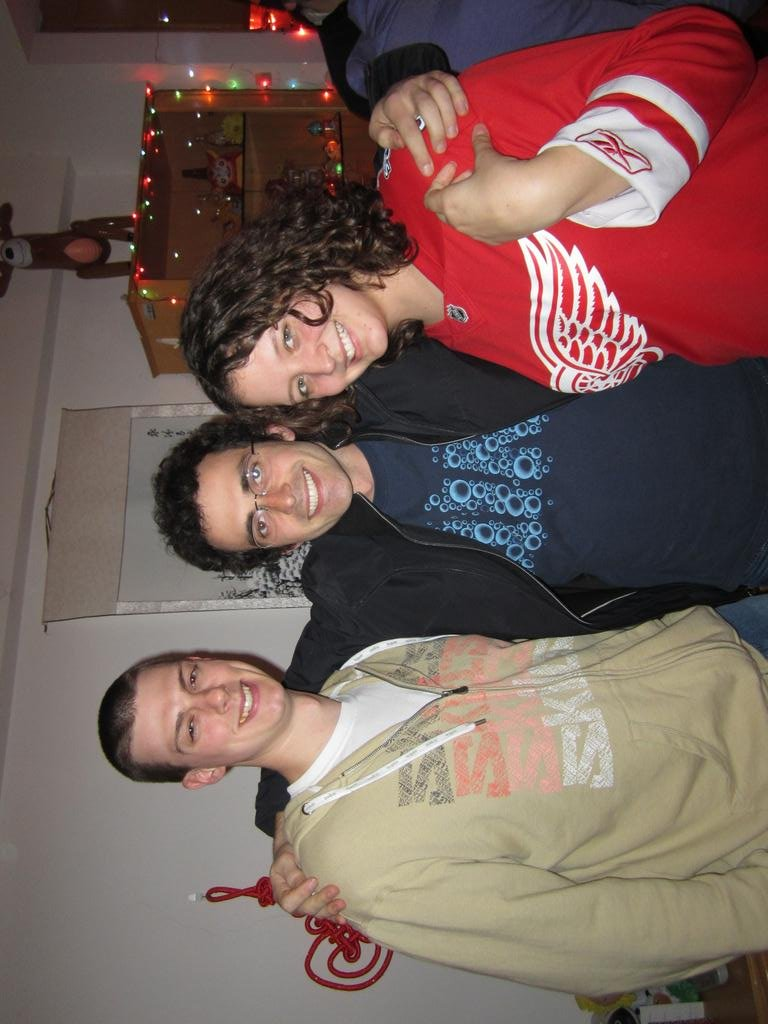
#> input picture group-project/ImageRegionValues/ben-faces.jpg, 768 x 1024 px
$ python face_detect_demo.py   (Python 2 division)
#> lines starting #> are read from the running program, lines starting #| are printed output that depends on the picture
### group-project/ImageRegionValues/face_detection.py
import sys
import argparse
import cv2
import cv2.cv as cv
import numpy as np

# [32 lines left out: functions load_img, rotate_image, not called in this run]

cascade_fn='/usr/share/opencv/haarcascades/haarcascade_frontalface_alt.xml'
cascade = cv2.CascadeClassifier(cascade_fn)

def detect(img, scaleFactor=1.2, minNeighbors=3, minSize=(20, 20),
           flags=cv.CV_HAAR_SCALE_IMAGE):

    rects = cascade.detectMultiScale(img, scaleFactor=scaleFactor,
                                     minNeighbors=minNeighbors,
                                     minSize=minSize, flags=flags)
    if len(rects) == 0:
        return []
    rects[:, 2:] += rects[:, :2]
    return rects

class FaceDetection:

    # [26 lines left out: functions arff_attr, values, not called in this run]


# [13 lines that do not run on import are left out]

### group-project/ImageRegionValues/face_detect_demo.py
import time
from face_detection import detect
import cv2
import cv2.cv as cv


def draw_rects(img, rects, color):
    for x1, y1, x2, y2 in rects:
        cv2.rectangle(img, (x1, y1), (x2, y2), color, 7)


def demo(in_fn, out_fn):
#> called with in_fn = 'ben-faces.jpg', out_fn = 'pic.detect.jpg'
    print ">>> Loading image..."
    img_color = cv2.imread(in_fn)
#> img_color is the input picture: shape (1024, 768, 3); mean B, G, R 89.4, 94.8, 119.2
    img_gray = cv2.cvtColor(img_color, cv.CV_RGB2GRAY)
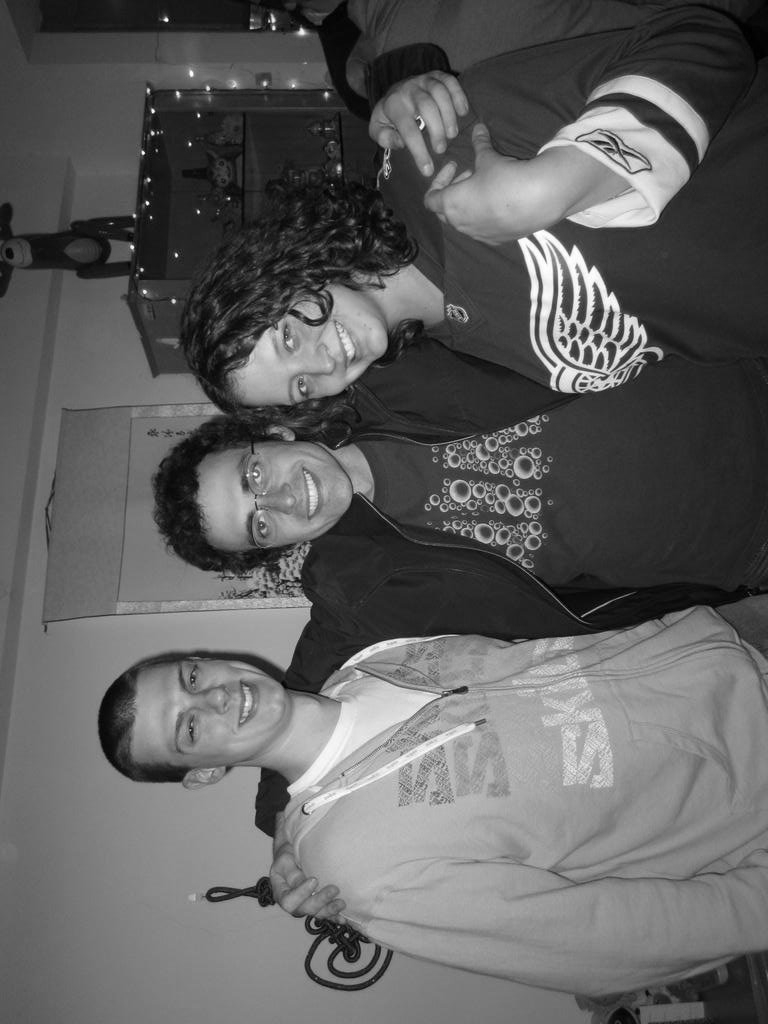
#> img_gray: shape (1024, 768); min 0, max 255, mean 96
    img_gray = cv2.equalizeHist(img_gray)
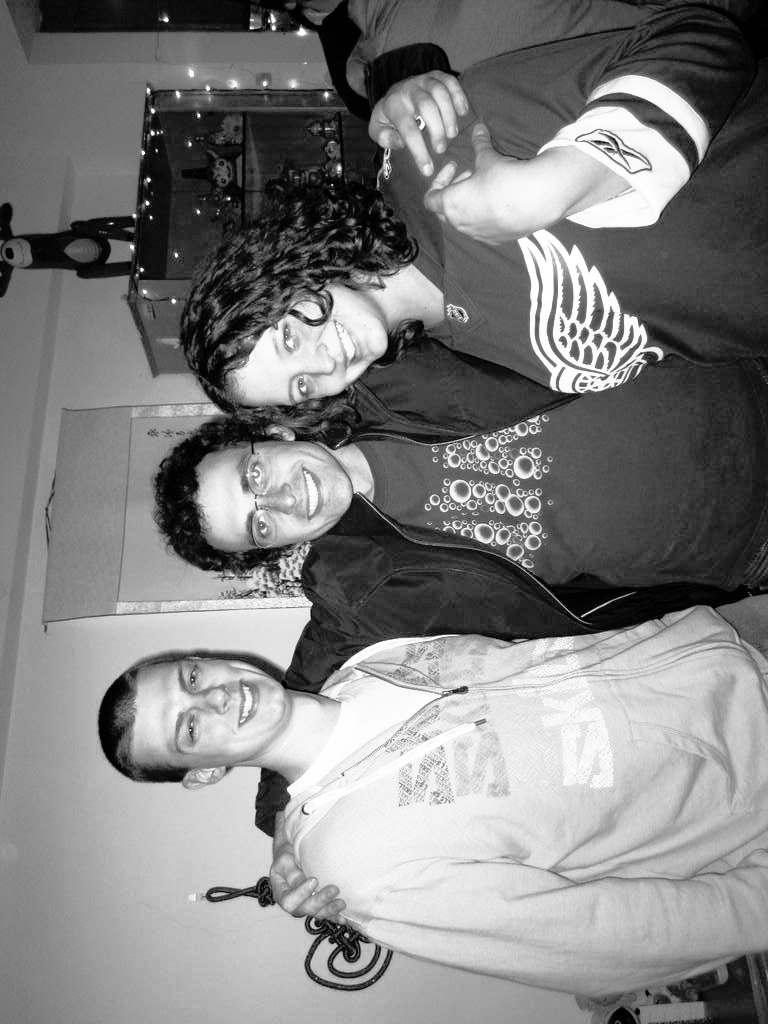
#> img_gray: shape (1024, 768); min 0, max 255, mean 128.3
    print in_fn, img_gray.shape
#| ben-faces.jpg (1024, 768)

    print ">>> Detecting faces..."
    start = time.time()
    rects = detect(img_gray)
#> in detect, `rects = cascade.detectMultiScale(img, scaleFactor=scaleFactor, minNeig..`: rects = ()
#> rects = []
    end = time.time()
    print 'time:', end - start
    img_out = img_color.copy()
    draw_rects(img_out, rects, (0, 255, 0))
    cv2.imwrite(out_fn, img_out)


def main():
    demo('ben-faces.jpg', 'pic.detect.jpg')


if __name__ == '__main__':
    main()

$ run again, with group-project/ImageRegionValues/ben-phone.jpg copied over group-project/ImageRegionValues/ben-faces.jpg
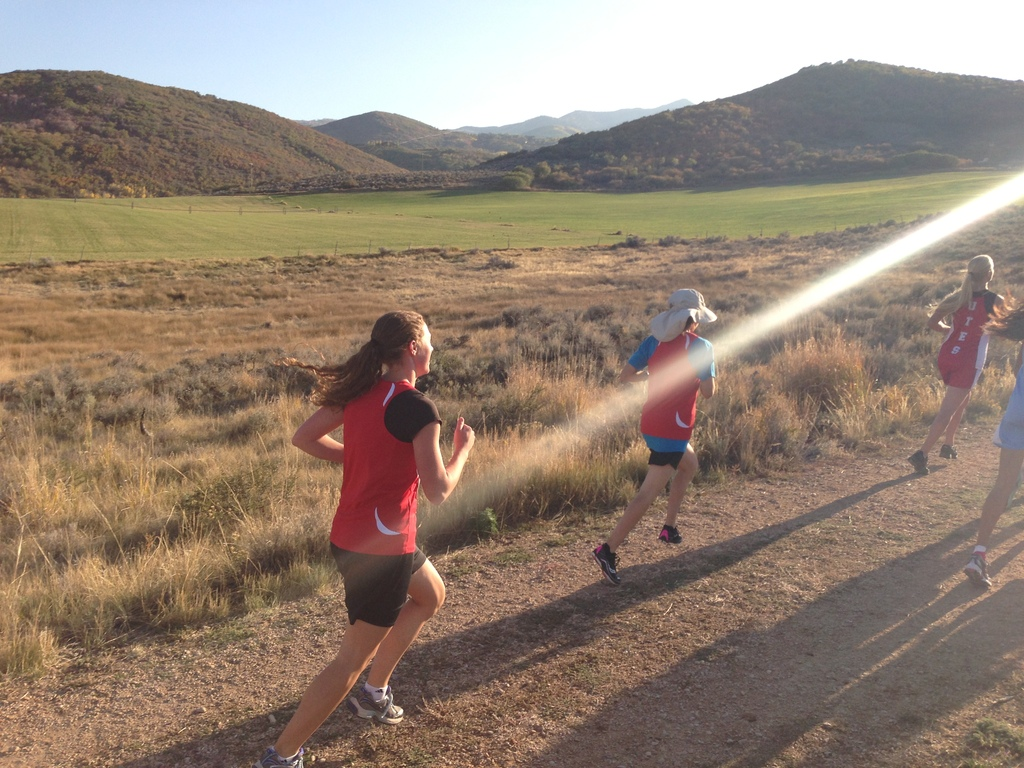
#> input picture group-project/ImageRegionValues/ben-phone.jpg, 1024 x 768 px
#> in demo, img_color is the input picture: shape (768, 1024, 3); mean B, G, R 115.9, 130, 147.2
#> in demo, `img_gray = cv2.cvtColor(img_color, cv.CV_RGB2GRAY)`:
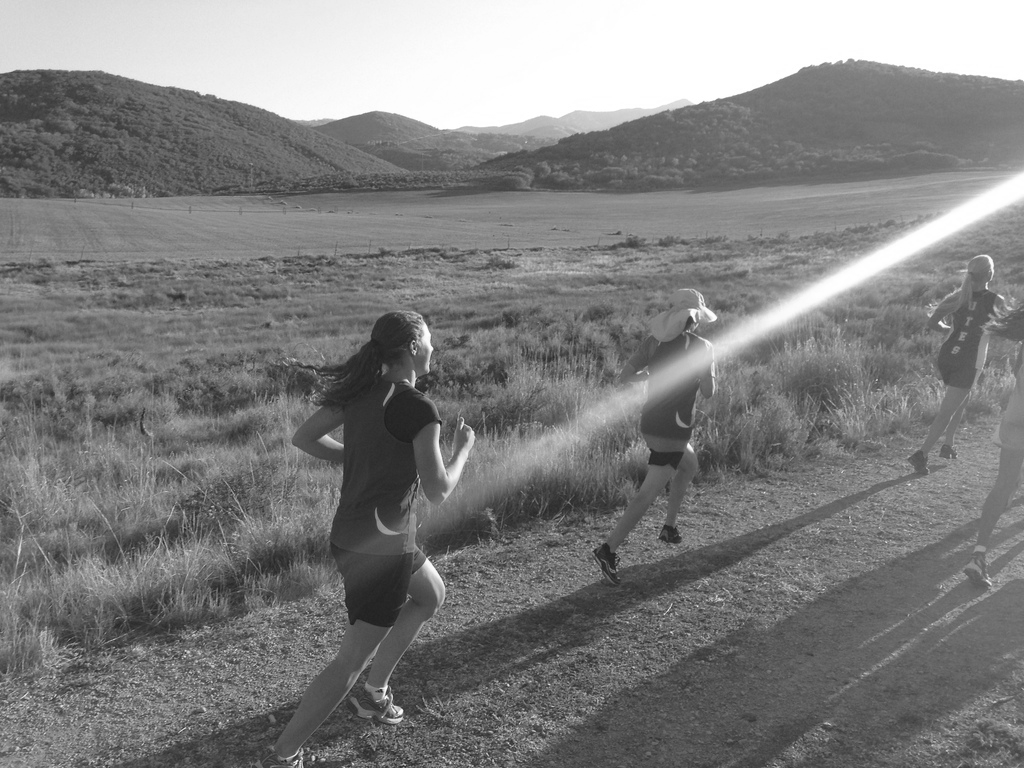
#> img_gray: shape (768, 1024); min 25, max 255, mean 127.7
#> in demo, `img_gray = cv2.equalizeHist(img_gray)`:
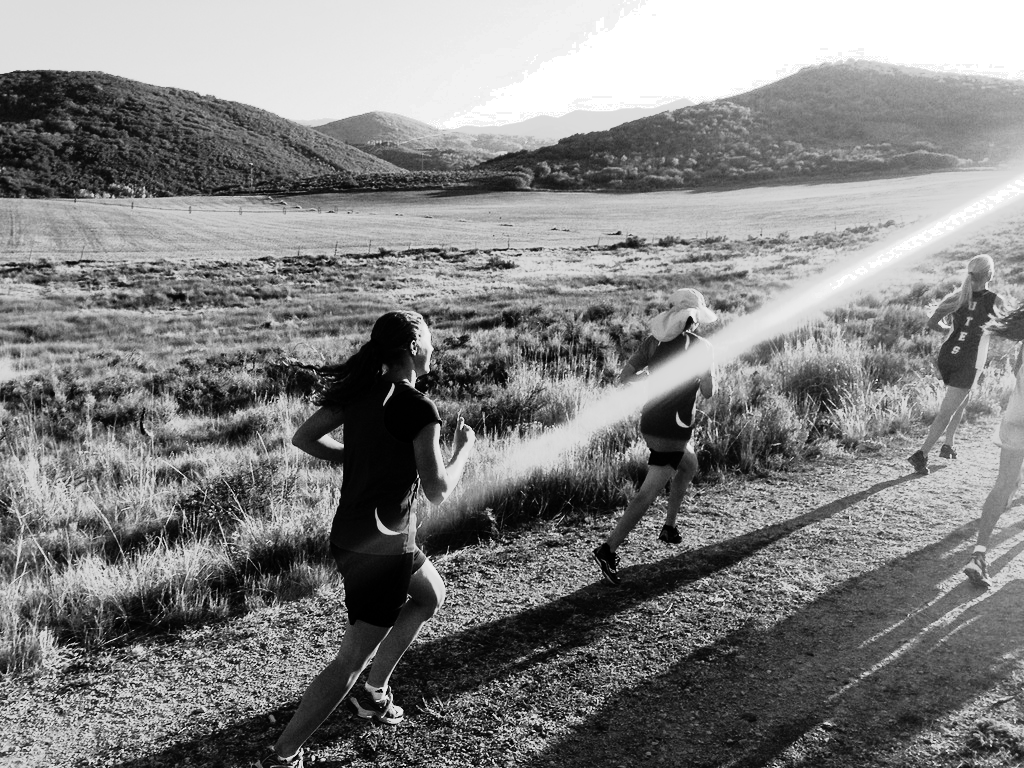
#> img_gray: shape (768, 1024); min 0, max 255, mean 128.8
#| ben-faces.jpg (768, 1024)
#> in detect, `rects = cascade.detectMultiScale(img, scaleFactor=scaleFactor, minNeig..`: rects = ()
#> in demo, `rects = detect(img_gray)`: rects = []

$ run again, with group-project/ImageRegionValues/chr-faces.jpg copied over group-project/ImageRegionValues/ben-faces.jpg
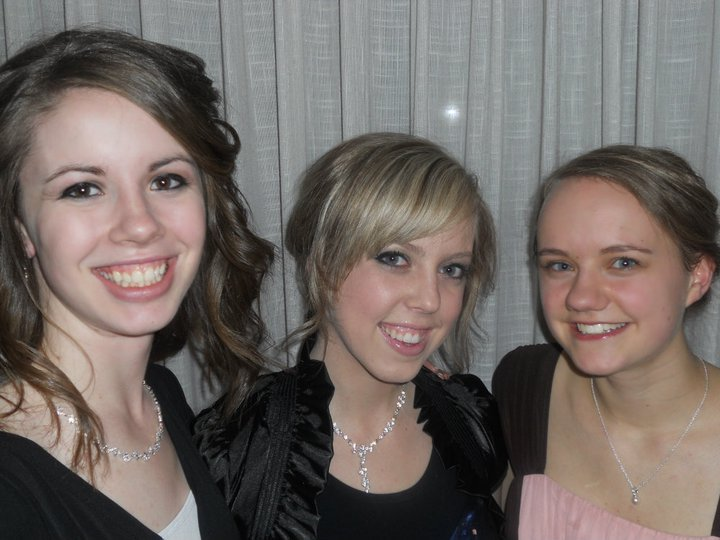
#> input picture group-project/ImageRegionValues/chr-faces.jpg, 720 x 540 px
#> in demo, img_color is the input picture: shape (540, 720, 3); mean B, G, R 99.8, 104.5, 113.7
#> in demo, `img_gray = cv2.equalizeHist(img_gray)`:
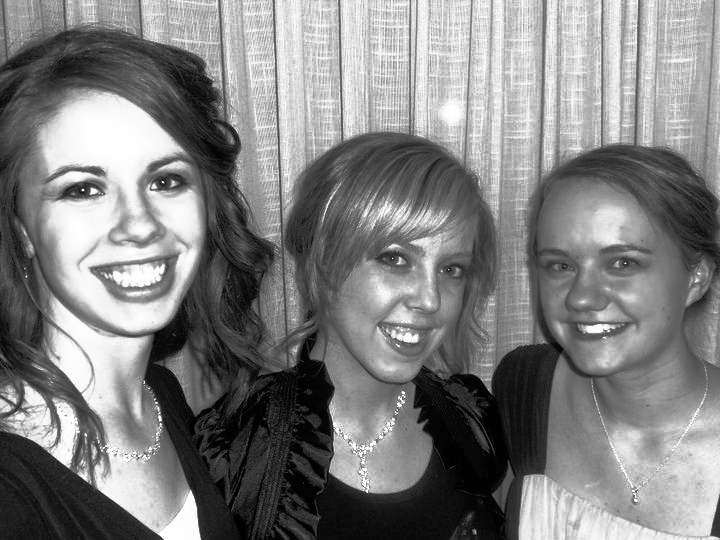
#> img_gray: shape (540, 720); min 0, max 255, mean 128.4
#| ben-faces.jpg (540, 720)
#> in detect, `rects = cascade.detectMultiScale(img, scaleFactor=scaleFactor, minNeig..`: rects = [[514, 202, 160, 160], [29, 109, 201, 201]]
#> in demo, `rects = detect(img_gray)`: rects = [[514, 202, 674, 362], [29, 109, 230, 310]]
#> the loop in draw_rects, `for x1, y1, x2, y2 in rects:` made 2 passes
#> after the loop in draw_rects, `for x1, y1, x2, y2 in rects:`:
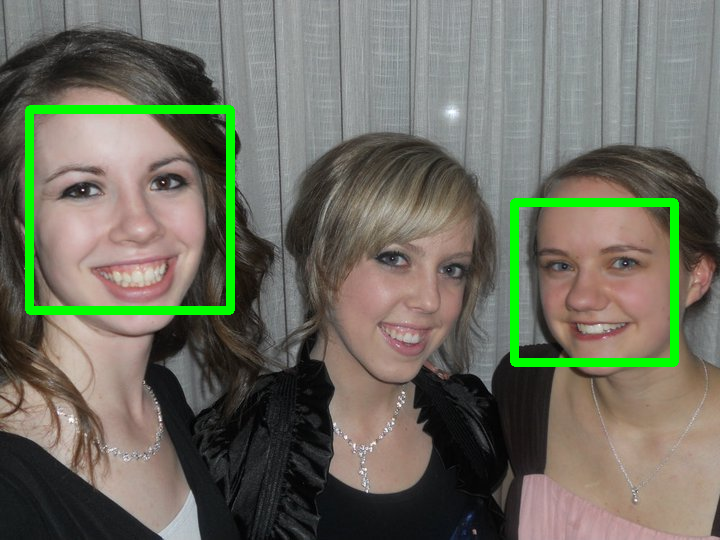
#> img: shape (540, 720, 3); mean B, G, R 96.8, 109.8, 110

$ run again, with group-project/ImageRegionValues/mike-faces.jpg copied over group-project/ImageRegionValues/ben-faces.jpg
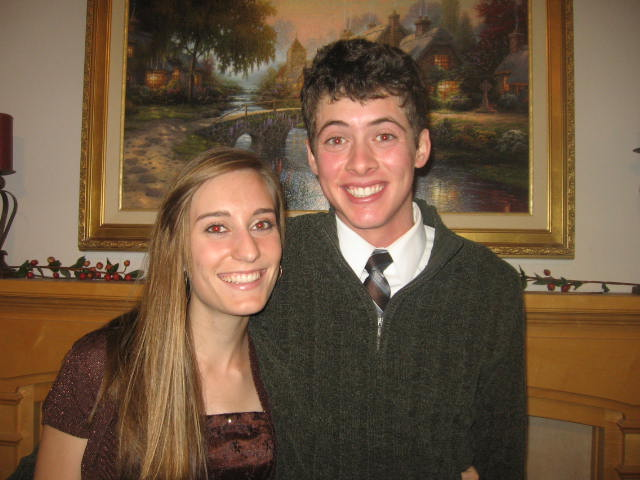
#> input picture group-project/ImageRegionValues/mike-faces.jpg, 640 x 480 px
#> in demo, img_color is the input picture: shape (480, 640, 3); mean B, G, R 63.4, 86.1, 109.8
#> in demo, `img_gray = cv2.equalizeHist(img_gray)`:
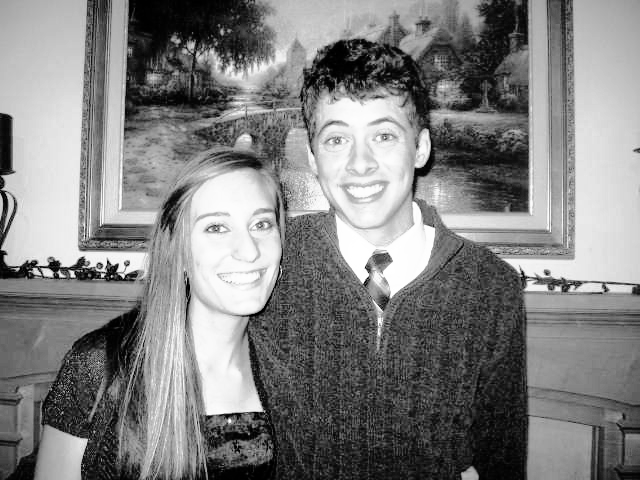
#> img_gray: shape (480, 640); min 0, max 255, mean 128.6
#| ben-faces.jpg (480, 640)
#> in detect, `rects = cascade.detectMultiScale(img, scaleFactor=scaleFactor, minNeig..`: rects = [[298, 90, 124, 124], [177, 179, 123, 123]]
#> in demo, `rects = detect(img_gray)`: rects = [[298, 90, 422, 214], [177, 179, 300, 302]]
#> the loop in draw_rects, `for x1, y1, x2, y2 in rects:` made 2 passes
#> after the loop in draw_rects, `for x1, y1, x2, y2 in rects:`:
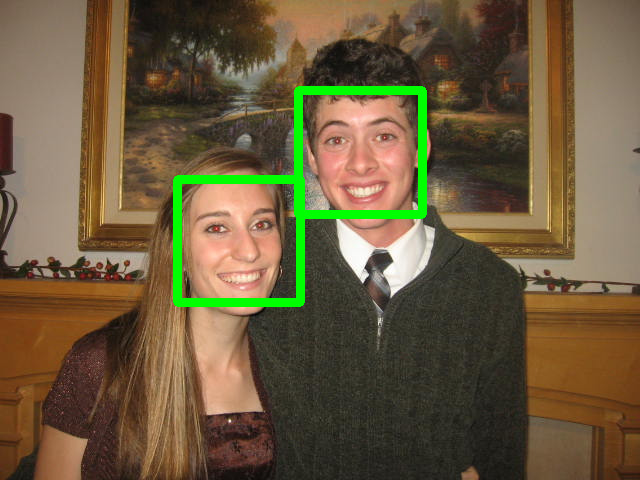
#> img: shape (480, 640, 3); mean B, G, R 61.4, 90.5, 106.4
